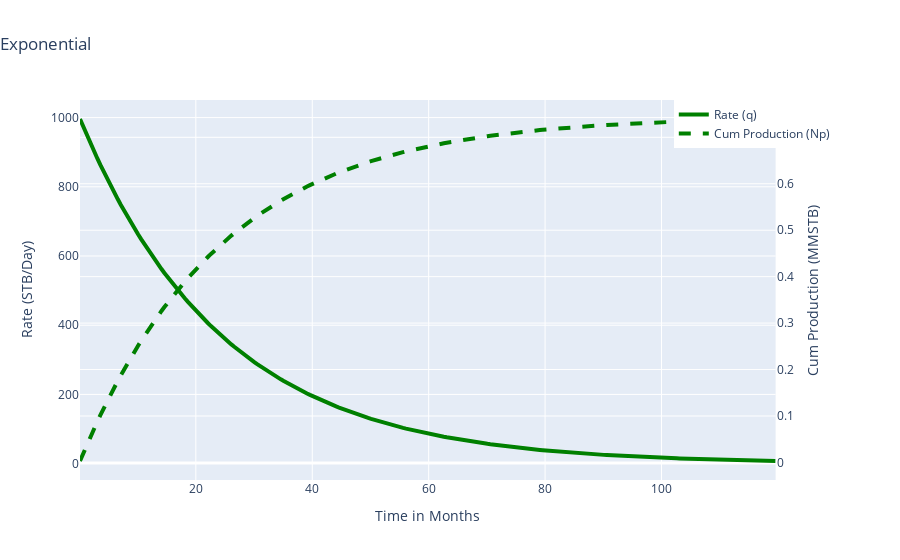

The notebook cell saved with this chart:
### Code cell
# Plot
fig = make_subplots(specs=[[{"secondary_y": True}]])
fig.add_trace(go.Scatter(x=t, y=q, name='Rate (q)', line=dict(color='green', width=4)))
fig.add_trace(go.Scatter(x=t, y=Np/1000000,
                    name='Cum Production (Np)', line=dict(color='green', width=4, dash='dash')),
                    secondary_y=True)

# Set x-axis title
fig.update_xaxes(title_text="Time in Months")

# Set y-axes titles
fig.update_yaxes(title_text="Rate (STB/Day)", secondary_y=False)
fig.update_yaxes(title_text="Cum Production (MMSTB)", secondary_y=True)

fig.update_layout(
    title={'text': "Exponential", 'xanchor': "center"},
    legend={
    'yanchor': "top",
    'xanchor': "right",
    }
    )

fig.show()

### Figure 1 — Plotly figure (JSON) as saved in the notebook; plotly's stock layout.template omitted (floating-point values rounded to 4 significant figures; data arrays with more than 128 entries replaced by an {"elided": "..."} marker saying what was removed)
{"data": [{"line": {"color": "green", "width": 4}, "name": "Rate (q)", "type": "scatter", "x": {"elided": "240 float values"}, "y": {"elided": "240 float values"}}, {"line": {"color": "green", "dash": "dash", "width": 4}, "name": "Cum Production (Np)", "type": "scatter", "x": {"elided": "240 float values"}, "xaxis": "x", "y": {"elided": "240 float values"}, "yaxis": "y2"}], "layout": {"legend": {"xanchor": "right", "yanchor": "top"}, "title": {"text": "Exponential", "xanchor": "center"}, "xaxis": {"anchor": "y", "domain": [0, 0.94], "title": {"text": "Time in Months"}}, "yaxis": {"anchor": "x", "domain": [0, 1], "title": {"text": "Rate (STB/Day)"}}, "yaxis2": {"anchor": "x", "overlaying": "y", "side": "right", "title": {"text": "Cum Production (MMSTB)"}}}}
